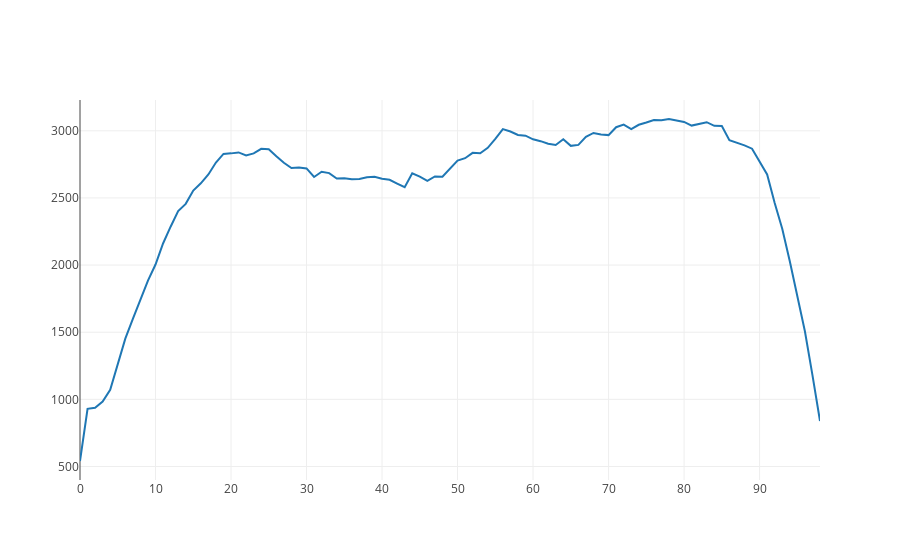

This figure's notebook cell:
### Markdown cell above
# Nombre d'individu
Nombre d'individus par cycles
```python
vogel.draw_alive()
```

### Code cell
V.draw_alive()
